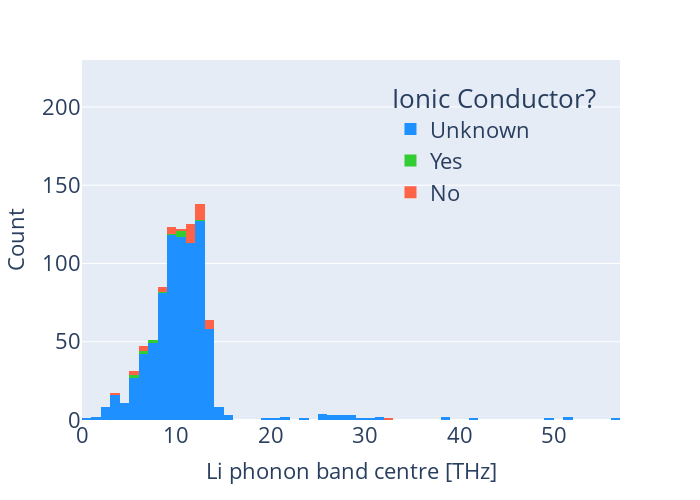
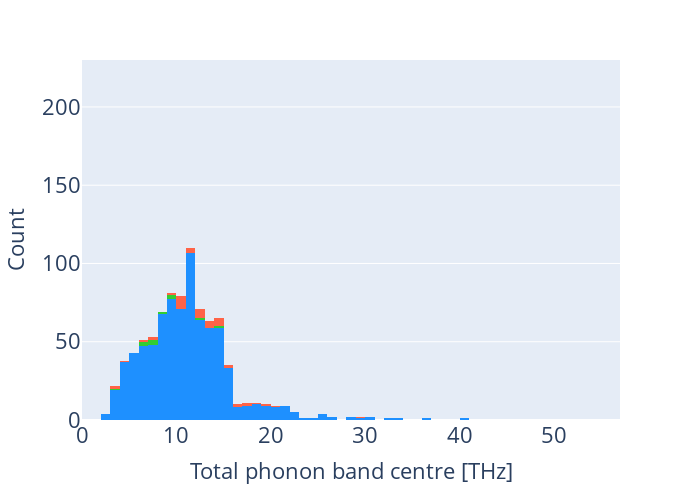
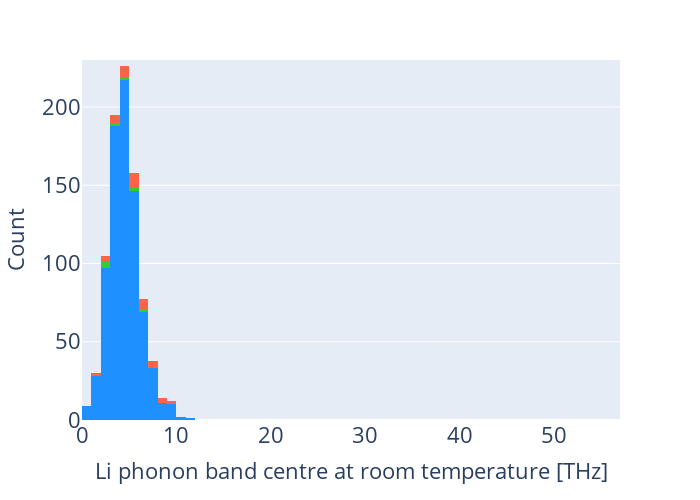
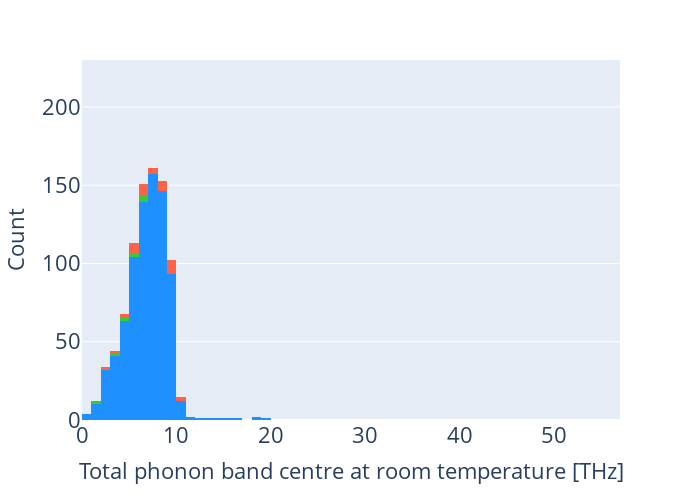

Here is the notebook cell these charts were saved with, in order:
### Markdown cell above
### Scatter plots

### Code cell
d_list = [fav, fav_tot, fav_RT, fav_RTot]
xtitle = ['Li phonon band centre [THz]', 'Total phonon band centre [THz]',
          'Li phonon band centre at room temperature [THz]', 'Total phonon band centre at room temperature [THz]']
fn_suffix = ['li', 'tot', 'li_rt', 'tot_rt']


for j, descriptor in enumerate(d_list):
    #store feature vector into dataframe
    df = pd.DataFrame(columns = ['Index','Phonon Band Centre [THz]'])
    df['Index'] = mat_idx
    df['Phonon Band Centre [THz]'] = descriptor
    #add formulaes to be able to analyse later
    formulaes = []
    for i in [*range(0, s)]:
        formulaes.append(data.loc[i,'formula_pretty_reduced'])
    df['Formula'] = formulaes
    #add conductivity labels
    conductivity = []
    conductivity_log = []
    conductivity_verbose = []
    for i in [*range(0, s)]:
        conductivity.append(data.loc[i,'σ(RT)(S cm-1)'])
        conductivity_log.append(np.log(data.loc[i,'σ(RT)(S cm-1)']))
        if data.loc[i,'Conductor?'] == True:
            conductivity_verbose.append('Yes')
        elif data.loc[i,'Conductor?'] == False:
            conductivity_verbose.append('No')
        else:
            conductivity_verbose.append('Unknown')
    df['σ(RT)(S cm-1)'] = conductivity
    df['log[σ(RT)(S cm-1)]'] = conductivity_log
    df['Conductor?'] = conductivity_verbose
    
    #histograms
    bin_max = max(df['Phonon Band Centre [THz]'])
    bin_min = min(df['Phonon Band Centre [THz]'])
    bin_range = bin_max-bin_min
    bins_num = int(bin_range*2)
    print(bins_num)
    
    #histograms
    hist = px.histogram(df, x='Phonon Band Centre [THz]', nbins = bins_num,
                        color='Conductor?', color_discrete_sequence=['dodgerblue', 'limegreen', 'tomato'])
    if j == 0:
        hist.update_layout(autosize=False, height=500, width=700,
                           yaxis=dict(title_text="Count", titlefont=dict(size=fs), tickfont=dict(size=fs),
                                      showgrid=True),
                           yaxis_range=[0, 230],
                           xaxis=dict(title_text=xtitle[j], 
                                      titlefont=dict(size=fs), tickfont=dict(size=fs)),
                           xaxis_range=[0,57],
                           legend=dict(title_text="Ionic Conductor?",font=dict(size=fs), 
                                       yanchor='top', y=0.96, xanchor='right', x=0.96,
                                       bgcolor='rgba(1, 1, 1, 0.0)'))
    else:
        hist.update_layout(autosize=False, height=500, width=700,
                           yaxis=dict(title_text="Count", titlefont=dict(size=fs), tickfont=dict(size=fs),
                                      showgrid=True),
                           yaxis_range=[0, 230],
                           xaxis=dict(title_text=xtitle[j], 
                                      titlefont=dict(size=fs), tickfont=dict(size=fs)),
                           xaxis_range=[0,57],
                           legend=dict(title_text="Ionic Conductor?",font=dict(size=fs), 
                                       yanchor='top', y=0.96, xanchor='right', x=0.96,
                                       bgcolor='rgba(1, 1, 1, 0.0)'),
                           showlegend=False)

    #scatter
    fig = px.scatter(df, x='Phonon Band Centre [THz]', y='Index',
                     color='Conductor?', hover_data=['σ(RT)(S cm-1)', 'Formula'],
                     color_discrete_sequence=['dodgerblue', 'limegreen', 'tomato'])

    fig.update_traces(marker=dict(size=6,
                                  line=dict(width=0.3,
                                            color='DarkSlateGrey')),
                      selector=dict(mode='markers'))

    fn = 'distrib_pbc_'+fn_suffix[j]+'.pdf'
    hist.write_image(fn)
    #fig.write_html('clustering.html')
    hist.show()
    #fig.show()

### Figure 1 — Plotly figure (JSON) as saved in the notebook; plotly's stock layout.template omitted (floating-point values rounded to 4 significant figures; data arrays with more than 128 entries replaced by an {"elided": "..."} marker saying what was removed)
{"data": [{"alignmentgroup": "True", "bingroup": "x", "hovertemplate": "Conductor?=Unknown<br>Phonon Band Centre [THz]=%{x}<br>count=%{y}<extra></extra>", "legendgroup": "Unknown", "marker": {"color": "dodgerblue", "pattern": {"shape": ""}}, "name": "Unknown", "nbinsx": 114, "offsetgroup": "Unknown", "orientation": "v", "showlegend": true, "type": "histogram", "x": {"elided": "811 float values"}, "xaxis": "x", "yaxis": "y"}, {"alignmentgroup": "True", "bingroup": "x", "hovertemplate": "Conductor?=Yes<br>Phonon Band Centre [THz]=%{x}<br>count=%{y}<extra></extra>", "legendgroup": "Yes", "marker": {"color": "limegreen", "pattern": {"shape": ""}}, "name": "Yes", "nbinsx": 114, "offsetgroup": "Yes", "orientation": "v", "showlegend": true, "type": "histogram", "x": [10.43, 5.31, 6.568, 10.05, 10.65, 7.685, 7.613, 5.597, 10.27, 9.717, 6.188, 12.17, 8.808], "xaxis": "x", "yaxis": "y"}, {"alignmentgroup": "True", "bingroup": "x", "hovertemplate": "Conductor?=No<br>Phonon Band Centre [THz]=%{x}<br>count=%{y}<extra></extra>", "legendgroup": "No", "marker": {"color": "tomato", "pattern": {"shape": ""}}, "name": "No", "nbinsx": 114, "offsetgroup": "No", "orientation": "v", "showlegend": true, "type": "histogram", "x": [12.94, 12.92, 9.503, 10.9, 5.81, 12.6, 9.849, 11.51, 13.01, 13.15, 11.59, 8.882, 11.82, 12.08, 13.23, 8.747, 8.998, 11.29, 9.634, 11.21, 6.785, 11.51, 11.96, 13.46, 12.64, 12.84, 6.484, 3.185, 12.7, 11.61, 9.825, 12.06, 11.47, 11.5, 32.18, 13.64, 13.07, 5.826, 12.83, 11.33, 6.763, 11.91, 12.24], "xaxis": "x", "yaxis": "y"}], "layout": {"autosize": false, "barmode": "relative", "height": 500, "legend": {"bgcolor": "rgba(1, 1, 1, 0.0)", "font": {"size": 22}, "title": {"text": "Ionic Conductor?"}, "tracegroupgap": 0, "x": 0.96, "xanchor": "right", "y": 0.96, "yanchor": "top"}, "margin": {"t": 60}, "width": 700, "xaxis": {"anchor": "y", "domain": [0, 1], "range": [0, 57], "tickfont": {"size": 22}, "title": {"font": {"size": 22}, "text": "Li phonon band centre [THz]"}}, "yaxis": {"anchor": "x", "domain": [0, 1], "range": [0, 230], "showgrid": true, "tickfont": {"size": 22}, "title": {"font": {"size": 22}, "text": "Count"}}}}

### Figure 2 — Plotly figure (JSON) as saved in the notebook; plotly's stock layout.template omitted (floating-point values rounded to 4 significant figures; data arrays with more than 128 entries replaced by an {"elided": "..."} marker saying what was removed)
{"data": [{"alignmentgroup": "True", "bingroup": "x", "hovertemplate": "Conductor?=Unknown<br>Phonon Band Centre [THz]=%{x}<br>count=%{y}<extra></extra>", "legendgroup": "Unknown", "marker": {"color": "dodgerblue", "pattern": {"shape": ""}}, "name": "Unknown", "nbinsx": 76, "offsetgroup": "Unknown", "orientation": "v", "showlegend": true, "type": "histogram", "x": {"elided": "811 float values"}, "xaxis": "x", "yaxis": "y"}, {"alignmentgroup": "True", "bingroup": "x", "hovertemplate": "Conductor?=Yes<br>Phonon Band Centre [THz]=%{x}<br>count=%{y}<extra></extra>", "legendgroup": "Yes", "marker": {"color": "limegreen", "pattern": {"shape": ""}}, "name": "Yes", "nbinsx": 76, "offsetgroup": "Yes", "orientation": "v", "showlegend": true, "type": "histogram", "x": [9.383, 14.6, 6.017, 9.182, 9.217, 7.738, 7.633, 6.21, 8.924, 7.381, 3.921, 12.11, 6.402], "xaxis": "x", "yaxis": "y"}, {"alignmentgroup": "True", "bingroup": "x", "hovertemplate": "Conductor?=No<br>Phonon Band Centre [THz]=%{x}<br>count=%{y}<extra></extra>", "legendgroup": "No", "marker": {"color": "tomato", "pattern": {"shape": ""}}, "name": "No", "nbinsx": 76, "offsetgroup": "No", "orientation": "v", "showlegend": true, "type": "histogram", "x": [13.48, 15.39, 10.27, 19.07, 3.448, 17.47, 10.82, 15.1, 12.98, 12.25, 10.75, 29.55, 10.38, 14.69, 12.66, 6.477, 7.693, 10.38, 7.874, 12.15, 13.51, 10.32, 17.16, 12.08, 11.79, 14.57, 4.477, 9.345, 11.86, 16.16, 18.85, 10.8, 16.77, 11.01, 20.53, 14.45, 13.74, 3.881, 12.36, 10.1, 14.85, 14.93, 13.14], "xaxis": "x", "yaxis": "y"}], "layout": {"autosize": false, "barmode": "relative", "height": 500, "legend": {"bgcolor": "rgba(1, 1, 1, 0.0)", "font": {"size": 22}, "title": {"text": "Ionic Conductor?"}, "tracegroupgap": 0, "x": 0.96, "xanchor": "right", "y": 0.96, "yanchor": "top"}, "margin": {"t": 60}, "showlegend": false, "width": 700, "xaxis": {"anchor": "y", "domain": [0, 1], "range": [0, 57], "tickfont": {"size": 22}, "title": {"font": {"size": 22}, "text": "Total phonon band centre [THz]"}}, "yaxis": {"anchor": "x", "domain": [0, 1], "range": [0, 230], "showgrid": true, "tickfont": {"size": 22}, "title": {"font": {"size": 22}, "text": "Count"}}}}

### Figure 3 — Plotly figure (JSON) as saved in the notebook; plotly's stock layout.template omitted (floating-point values rounded to 4 significant figures; data arrays with more than 128 entries replaced by an {"elided": "..."} marker saying what was removed)
{"data": [{"alignmentgroup": "True", "bingroup": "x", "hovertemplate": "Conductor?=Unknown<br>Phonon Band Centre [THz]=%{x}<br>count=%{y}<extra></extra>", "legendgroup": "Unknown", "marker": {"color": "dodgerblue", "pattern": {"shape": ""}}, "name": "Unknown", "nbinsx": 23, "offsetgroup": "Unknown", "orientation": "v", "showlegend": true, "type": "histogram", "x": {"elided": "811 float values"}, "xaxis": "x", "yaxis": "y"}, {"alignmentgroup": "True", "bingroup": "x", "hovertemplate": "Conductor?=Yes<br>Phonon Band Centre [THz]=%{x}<br>count=%{y}<extra></extra>", "legendgroup": "Yes", "marker": {"color": "limegreen", "pattern": {"shape": ""}}, "name": "Yes", "nbinsx": 23, "offsetgroup": "Yes", "orientation": "v", "showlegend": true, "type": "histogram", "x": [5.013, 4.636, 2.25, 6.127, 5.31, 2.029, 2.186, 2.803, 4.987, 3.511, 1.805, 6.497, 3.75], "xaxis": "x", "yaxis": "y"}, {"alignmentgroup": "True", "bingroup": "x", "hovertemplate": "Conductor?=No<br>Phonon Band Centre [THz]=%{x}<br>count=%{y}<extra></extra>", "legendgroup": "No", "marker": {"color": "tomato", "pattern": {"shape": ""}}, "name": "No", "nbinsx": 23, "offsetgroup": "No", "orientation": "v", "showlegend": true, "type": "histogram", "x": [5.758, 7.21, 2.988, 2.573, 1.97, 6.034, 7.171, 5.883, 8.082, 7.644, 4.398, 4.391, 4.57, 8.183, 7.117, 3.849, 4.347, 5.097, 3.575, 5.891, 4.114, 5.328, 9.026, 7.289, 5.72, 6.987, 2.962, 3.462, 6.088, 6.74, 4.4, 5.623, 9.35, 6.492, 5.698, 8.888, 4.008, 2.379, 6.079, 5.625, 5.117, 3.957, 3.443], "xaxis": "x", "yaxis": "y"}], "layout": {"autosize": false, "barmode": "relative", "height": 500, "legend": {"bgcolor": "rgba(1, 1, 1, 0.0)", "font": {"size": 22}, "title": {"text": "Ionic Conductor?"}, "tracegroupgap": 0, "x": 0.96, "xanchor": "right", "y": 0.96, "yanchor": "top"}, "margin": {"t": 60}, "showlegend": false, "width": 700, "xaxis": {"anchor": "y", "domain": [0, 1], "range": [0, 57], "tickfont": {"size": 22}, "title": {"font": {"size": 22}, "text": "Li phonon band centre at room temperature [THz]"}}, "yaxis": {"anchor": "x", "domain": [0, 1], "range": [0, 230], "showgrid": true, "tickfont": {"size": 22}, "title": {"font": {"size": 22}, "text": "Count"}}}}

### Figure 4 — Plotly figure (JSON) as saved in the notebook; plotly's stock layout.template omitted (floating-point values rounded to 4 significant figures; data arrays with more than 128 entries replaced by an {"elided": "..."} marker saying what was removed)
{"data": [{"alignmentgroup": "True", "bingroup": "x", "hovertemplate": "Conductor?=Unknown<br>Phonon Band Centre [THz]=%{x}<br>count=%{y}<extra></extra>", "legendgroup": "Unknown", "marker": {"color": "dodgerblue", "pattern": {"shape": ""}}, "name": "Unknown", "nbinsx": 37, "offsetgroup": "Unknown", "orientation": "v", "showlegend": true, "type": "histogram", "x": {"elided": "811 float values"}, "xaxis": "x", "yaxis": "y"}, {"alignmentgroup": "True", "bingroup": "x", "hovertemplate": "Conductor?=Yes<br>Phonon Band Centre [THz]=%{x}<br>count=%{y}<extra></extra>", "legendgroup": "Yes", "marker": {"color": "limegreen", "pattern": {"shape": ""}}, "name": "Yes", "nbinsx": 37, "offsetgroup": "Yes", "orientation": "v", "showlegend": true, "type": "histogram", "x": [5.419, 3.025, 4.629, 6.664, 6.941, 1.881, 1.964, 4.605, 7.733, 6.354, 4.868, 6.149, 5.12], "xaxis": "x", "yaxis": "y"}, {"alignmentgroup": "True", "bingroup": "x", "hovertemplate": "Conductor?=No<br>Phonon Band Centre [THz]=%{x}<br>count=%{y}<extra></extra>", "legendgroup": "No", "marker": {"color": "tomato", "pattern": {"shape": ""}}, "name": "No", "nbinsx": 37, "offsetgroup": "No", "orientation": "v", "showlegend": true, "type": "histogram", "x": [9.822, 8.987, 3.449, 6.234, 4.966, 9.03, 6.421, 5.062, 9.338, 9.863, 8.313, 4.529, 5.653, 8.628, 9.637, 6.251, 5.859, 8.317, 6.346, 8.574, 3.533, 7.486, 10.06, 9.452, 9.889, 9.508, 5.675, 2.045, 10.17, 6.547, 5.941, 7.907, 10.09, 8.83, 6.612, 9.239, 6.16, 5.197, 8.571, 6.601, 5.27, 7.232, 2.757], "xaxis": "x", "yaxis": "y"}], "layout": {"autosize": false, "barmode": "relative", "height": 500, "legend": {"bgcolor": "rgba(1, 1, 1, 0.0)", "font": {"size": 22}, "title": {"text": "Ionic Conductor?"}, "tracegroupgap": 0, "x": 0.96, "xanchor": "right", "y": 0.96, "yanchor": "top"}, "margin": {"t": 60}, "showlegend": false, "width": 700, "xaxis": {"anchor": "y", "domain": [0, 1], "range": [0, 57], "tickfont": {"size": 22}, "title": {"font": {"size": 22}, "text": "Total phonon band centre at room temperature [THz]"}}, "yaxis": {"anchor": "x", "domain": [0, 1], "range": [0, 230], "showgrid": true, "tickfont": {"size": 22}, "title": {"font": {"size": 22}, "text": "Count"}}}}
